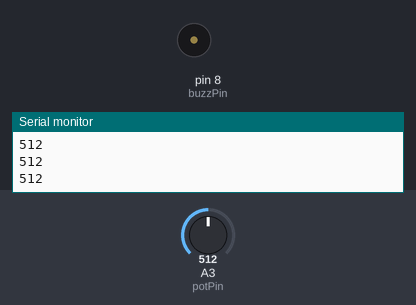
A sketch run on a simulated Arduino Uno, built with avr-gcc and run on an emulated ATmega328P. Shown: buzzer (waves = sounding, pin HIGH), the last lines printed to the serial monitor. Inputs (shaded band) come from the test bench; at power-on: A3 (potPin) = 512.

Above: at 1.3 s.
1.4 s: A3 (potPin) set to 984
3.2 s: A3 (potPin) set to 1014
At 5.2 s:
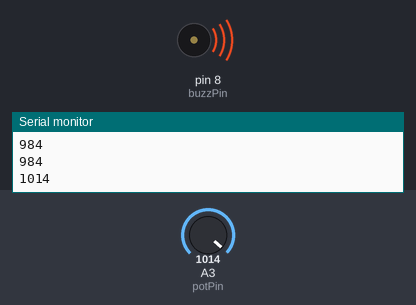
5.5 s: A3 (potPin) set to 990
At 6.5 s:
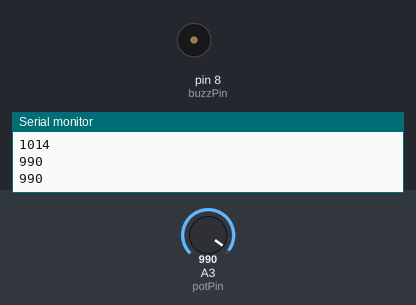
7.0 s: A3 (potPin) set to 1010
At 8.0 s:
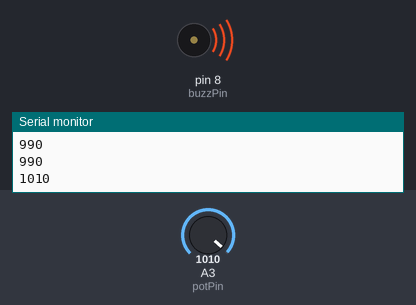
Timing chart, 0 to 10.0 s (numbered marks = the images above; inputs shaded):
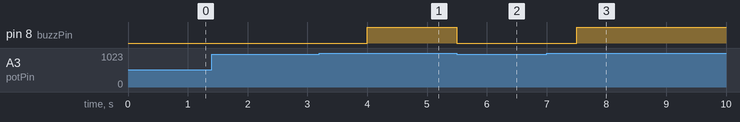

The sketch:

buzzerPotentiometer.ino
```cpp
int potVal;
int buzzPin = 8;
int potPin = A3;
int dt = 500;

void setup() {
  // put your setup code here, to run once:
  Serial.begin(9600);
  pinMode(buzzPin, OUTPUT);
  pinMode(potPin, INPUT);
}

void loop() {
  // put your main code here, to run repeatedly:
potVal=analogRead(potPin);
Serial.println(potVal);
delay(dt);
while(potVal>1000) {
    digitalWrite(buzzPin, HIGH);
    potVal=analogRead(potPin);
  }
digitalWrite(buzzPin,LOW);
}
```

Measured:
- the behaviour switches between 1000 and 1001 on A3 (potPin) (found by bisection; images 0 and 1)
- after the input at 3.2 s, pin 8 (buzzPin): LOW → HIGH after 0.80 s
- after the input at 5.5 s, pin 8 (buzzPin): HIGH → LOW at once
- after the input at 7.0 s, pin 8 (buzzPin): LOW → HIGH after 0.50 s
